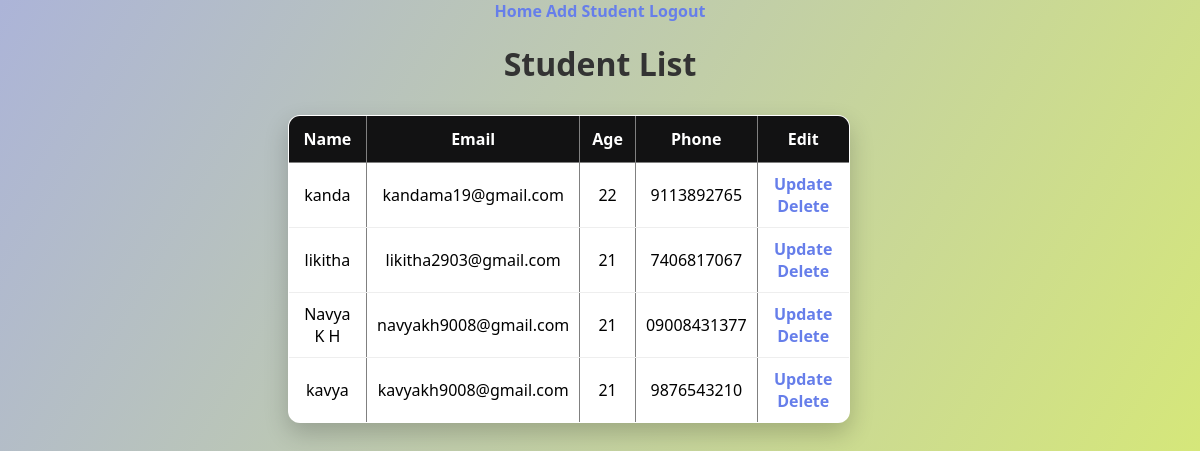
The app's page / (signed in) with its own data.
### student_app/models.py (models this page shows, shortened)
class Student(models.Model):
    name = models.CharField()
    age = models.IntegerField()
    email = models.EmailField()
    phone = models.CharField()

### student_app/views.py (the view)
# urls.py: path('', views.student_list, name='student_list'),
@login_required(login_url='/login/')
def student_list(request):
    students = Student.objects.all()
    return render(request, 'student_app/list.html', {'students': students})

### templates/student_app/list.html
{% extends "base.html" %}
{% block content %}
    <h1 style="color: #333; text-align: center; margin-top: 20px;">Student List</h1>
    <table border="1" cellpadding="10" >
        <tr>
            <th>Name</th>
            <th>Email</th>
            <th>Age</th>
            <th>Phone</th>
            <th>Edit</th>
        </tr>
    {% for i in students %}
        <tr>
            <td>{{i.name}}</td>
            <td>{{i.email}}</td>
            <td>{{i.age}}</td>
            <td>{{i.phone}}</td>
            <td>
                <a href="/update/{{i.id}}/">Update</a>
                <a href="/delete/{{i.id}}/" onclick="return confirm('Do you want to delete this student?')">Delete</a>
            </td>
        </tr>
    {% endfor %}
    </table>
{% endblock  %}

### templates/base.html (shortened to what this page needs)
{% load static %}
<!DOCTYPE html>
<html lang="en">
<head>
<link rel="stylesheet" href="{% static 'style.css' %}"></head>
<body>
    <header>
    <nav>
        <a href="/">Home</a>
        <a href="/add/">Add Student</a>
        <a href='/logout/'>Logout</a>
    </nav>
    </header>
    <div>
        {% block content %}
        {% endblock %}
    </div>
</body>
</html>

### static/style.css (style rules this page uses)
body { font-family: 'Poppins', 'Segoe UI', sans-serif; margin: 0; padding: 0; background: linear-gradient(120deg, #acb4d8, #dbee6d); min-height: 100vh; }
h1, h2 { text-align: center; color: rgb(136, 156, 112); margin-top: 30px; }
body { display: flex; flex-direction: column; align-items: center; }
table { width: 90%; max-width: 900px; margin-top: 30px; background: white; border-radius: 12px; overflow: hidden; box-shadow: 0 10px 25px rgba(0,0,0,0.2); border-collapse: collapse; }
th { background: #121213; color: white; padding: 12px; }
td { padding: 10px; text-align: center; border-bottom: 1px solid #eee; }
a { color: #667eea; font-weight: bold; text-decoration: none; }

### records on screen
Student: name "kanda", email "kandama19@gmail.com", age "22", phone "9113892765"
Student: name "likitha", email "likitha2903@gmail.com", age "21", phone "7406817067"
Student: name "Navya K H", email "navyakh9008@gmail.com", age "21", phone "09008431377"
Student: name "kavya", email "kavyakh9008@gmail.com", age "21", phone "9876543210"
